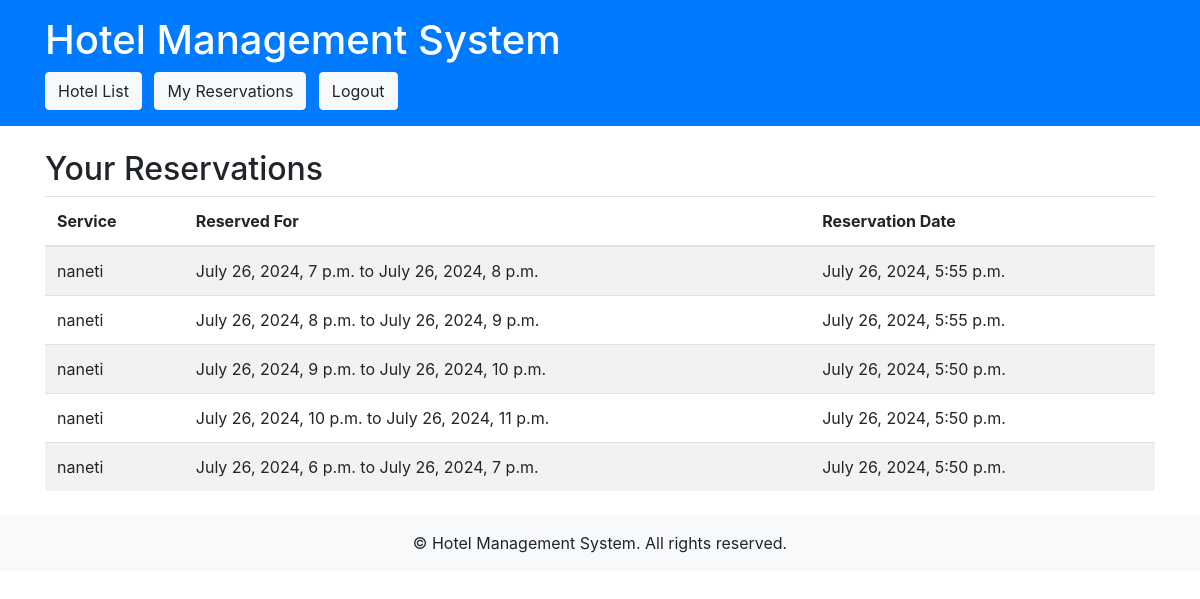
The page /hotels/reservations/ (signed in) on the database its author committed.
### hotels/models.py (models this page shows, shortened)
class Reservation(models.Model):
    user = models.ForeignKey(CustomUser, on_delete=models.CASCADE)
    service = models.ForeignKey(Service, on_delete=models.CASCADE)
    reservation_date = models.DateTimeField(auto_now_add=True)
    reserved_for = models.ForeignKey(AvailableTime, on_delete=models.CASCADE)

class Service(models.Model):
    hotel = models.ForeignKey(Hotel, related_name='services', on_delete=models.CASCADE)
    name = models.CharField(max_length=255)
    description = models.TextField()
    price = models.DecimalField(max_digits=10, decimal_places=2)
    available = models.BooleanField(default=True)

class AvailableTime(models.Model):
    service = models.ForeignKey(Service, related_name='available_times', on_delete=models.CASCADE)
    start_time = models.DateTimeField()
    end_time = models.DateTimeField()
    is_reserved = models.BooleanField(default=False)

### hotels/views.py (the view)
# urls.py: path('reservations/', UserReservationsView.as_view(), name='user_reservations'),
class UserReservationsView(LoginRequiredMixin, ListView):
    model = Reservation
    template_name = 'user_reservations.html'
    context_object_name = 'reservations'
    def get_queryset(self):
        return Reservation.objects.filter(user=self.request.user).order_by('-reservation_date')

### hotels/templates/user_reservations.html (shortened to what this page needs)
<!DOCTYPE html>
<html lang="en">
<head>
    <link href="https://stackpath.bootstrapcdn.com/bootstrap/4.5.2/css/bootstrap.min.css" rel="stylesheet">
</head>
<body>
    <header class="bg-primary text-white py-3">
        <div class="container">
            <h1 class="mb-0">Hotel Management System</h1>
            <nav class="mt-2">
                <a class="btn btn-light mr-2" href="{% url 'hotel_list' %}">Hotel List</a>
                <a class="btn btn-light mr-2" href="{% url 'user_reservations' %}">My Reservations</a>
                <a class="btn btn-light" href="{% url 'logout' %}">Logout</a>
            </nav>
        </div>
    </header>
    <main class="container my-4">
        <h2>Your Reservations</h2>
        {% if reservations %}
            <table class="table table-striped">
                <thead>
                    <tr>
                        <th>Service</th>
                        <th>Reserved For</th>
                        <th>Reservation Date</th>
                    </tr>
                </thead>
                <tbody>
                    {% for reservation in reservations %}
                        <tr>
                            <td>{{ reservation.service.name }}</td>
                            <td>{{ reservation.reserved_for.start_time }} to {{ reservation.reserved_for.end_time }}</td>
                            <td>{{ reservation.reservation_date }}</td>
                        </tr>
                    {% endfor %}
                </tbody>
            </table>
        {% else %}
            <div class="alert alert-info" role="alert">
                You have no reservations.
            </div>
        {% endif %}
    </main>
    <footer class="bg-light text-center py-3">
        <p class="mb-0">&copy; {{ current_year }} Hotel Management System. All rights reserved.</p>
    </footer>
</body>
</html>

### rows shown on the page
Reservation: service.name "naneti", reserved_for.start_time "July 26, 2024, 7 p.m.", reserved_for.end_time "July 26, 2024, 8 p.m.", reservation_date "July 26, 2024, 5:55 p.m."
Reservation: service.name "naneti", reserved_for.start_time "July 26, 2024, 8 p.m.", reserved_for.end_time "July 26, 2024, 9 p.m.", reservation_date "July 26, 2024, 5:55 p.m."
Reservation: service.name "naneti", reserved_for.start_time "July 26, 2024, 9 p.m.", reserved_for.end_time "July 26, 2024, 10 p.m.", reservation_date "July 26, 2024, 5:50 p.m."
Reservation: service.name "naneti", reserved_for.start_time "July 26, 2024, 10 p.m.", reserved_for.end_time "July 26, 2024, 11 p.m.", reservation_date "July 26, 2024, 5:50 p.m."
Reservation: service.name "naneti", reserved_for.start_time "July 26, 2024, 6 p.m.", reserved_for.end_time "July 26, 2024, 7 p.m.", reservation_date "July 26, 2024, 5:50 p.m."
